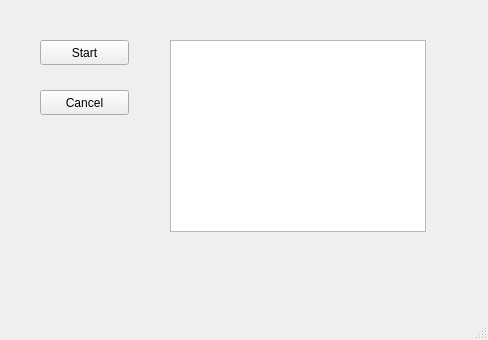
<?xml version="1.0" encoding="UTF-8"?>
<ui version="4.0">
 <class>MainWindow</class>
 <widget class="QMainWindow" name="MainWindow">
  <property name="geometry">
   <rect>
    <x>0</x>
    <y>0</y>
    <width>488</width>
    <height>340</height>
   </rect>
  </property>
  <property name="windowTitle">
   <string>MainWindow</string>
  </property>
  <widget class="QWidget" name="centralwidget">
   <widget class="QPushButton" name="btn_start">
    <property name="geometry">
     <rect>
      <x>40</x>
      <y>40</y>
      <width>89</width>
      <height>25</height>
     </rect>
    </property>
    <property name="text">
     <string>Start</string>
    </property>
   </widget>
   <widget class="QPushButton" name="btn_cancel">
    <property name="geometry">
     <rect>
      <x>40</x>
      <y>90</y>
      <width>89</width>
      <height>25</height>
     </rect>
    </property>
    <property name="text">
     <string>Cancel</string>
    </property>
   </widget>
   <widget class="QListWidget" name="listWidget">
    <property name="geometry">
     <rect>
      <x>170</x>
      <y>40</y>
      <width>256</width>
      <height>192</height>
     </rect>
    </property>
   </widget>
  </widget>
  <widget class="QMenuBar" name="menubar">
   <property name="geometry">
    <rect>
     <x>0</x>
     <y>0</y>
     <width>488</width>
     <height>28</height>
    </rect>
   </property>
  </widget>
  <widget class="QStatusBar" name="statusbar"/>
 </widget>
 <resources/>
 <connections/>
</ui>
